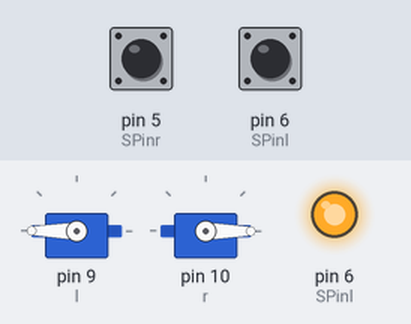
A sketch run on a simulated Arduino Uno, built with avr-gcc and run on an emulated ATmega328P. Parts: 2 × servo, output pins drawn as LEDs (lit = HIGH). The test bench sets the inputs (shaded band); at power-on: pin 5 (SPinr) LOW, pin 6 (SPinl) LOW. What the sketch prints to the serial monitor is not drawn.

Above: at 1.2 s.
1.3 s: pin 5 (SPinr) pulsed HIGH 5 times (0.12 s each, 0.3 s apart)
4.4 s: pin 6 (SPinl) pulsed HIGH 2 times (0.12 s each, 0.3 s apart)
Timing chart, 0 to 7.4 s (numbered marks = the images above; inputs shaded):
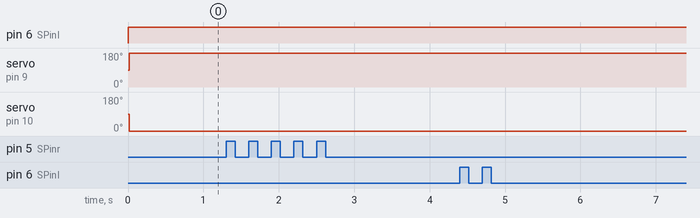

The sketch:

sketch_nov04a.ino
```cpp
#include <Servo.h>
Servo r;
Servo l;
int SPin = 4;
int SPinr = 5;
int SPinl = 6;
int SValue;
int middle;
int right;
int left;


void setup(){
  Serial.begin(9600);
  l.attach(9);
  r.attach(10);
}

void loop(){

//  middle = (RCT(SPin));
  right = (RCT(SPinr));
  left = (RCT(SPinl));


  Serial.print(left);
  Serial.print("   ");
  Serial.println(right);

  r.write (0);
  l.write (180);
  delay(15);


  if(RCT(SPinl>SPinr)){
    l.write(90);
    r.write(0);
    delay(15);
  }
  if(RCT(SPinr>SPinl)){
    r.write(90);
    l.write(180);
    delay(15);
  }

}

int RCT(int jay) {

  int value = 0;
  pinMode(jay,OUTPUT);
  digitalWrite(jay,HIGH);
  delay(1);

  pinMode(jay,INPUT);
  digitalWrite(jay,LOW);
  while (digitalRead (jay) == HIGH){

    value++;
  }
  return value;
}
```
